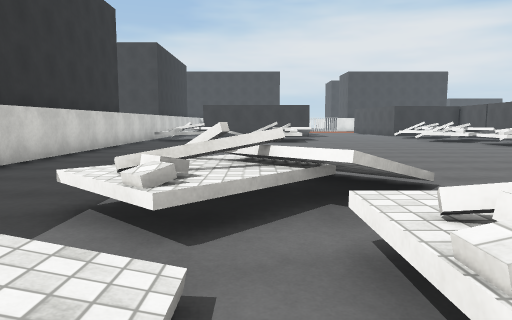
View 1 (above)

19 first-person views from a walk through a Unity game level. The camera is 1.5 m above the floor, tilts 6° down and sees 70° across. The floor is counted in squares, 2 m on a side. Each view is taken from the middle of a square. On the plan, view 1 faces up. The plan holds only what a view shows up to about 11 squares ahead; the rest is blank. The place goes on beyond the plan. Some animated figures are left out. Some surface patterns are stand-ins.

View 2
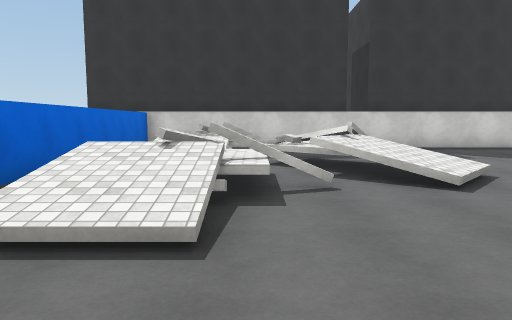

View 3
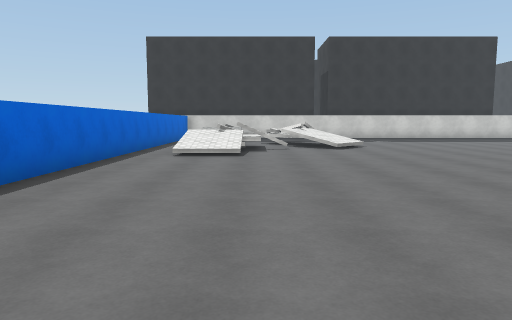

View 4
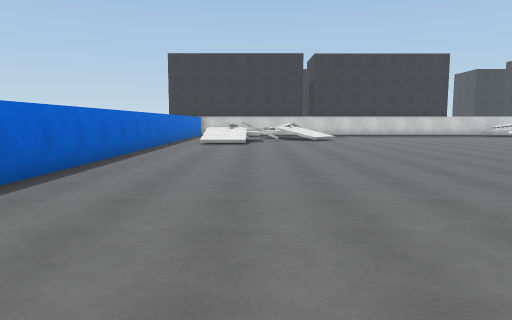

View 5
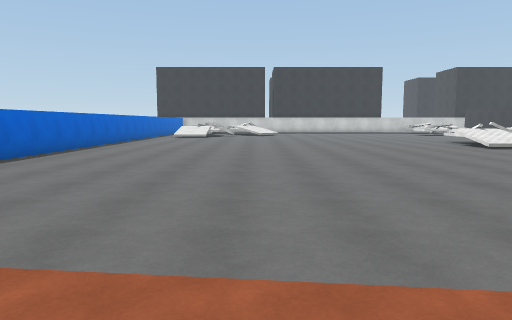

View 6
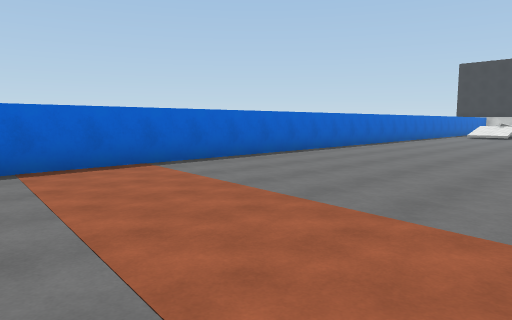

View 7
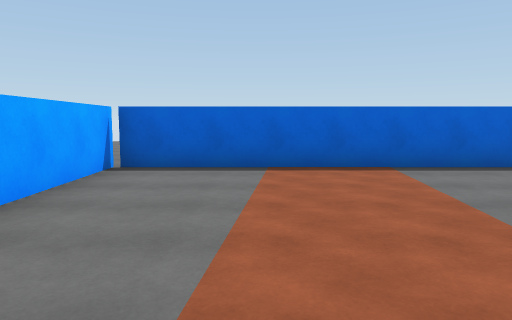

View 8
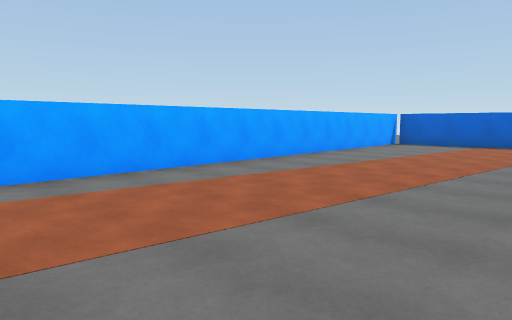

View 9
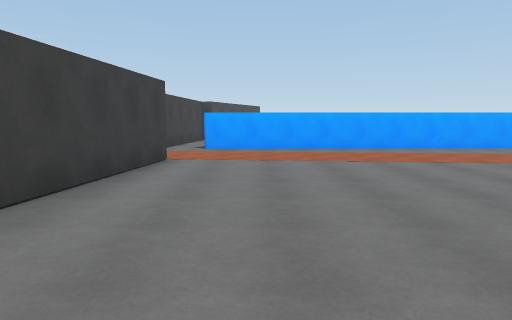

View 10
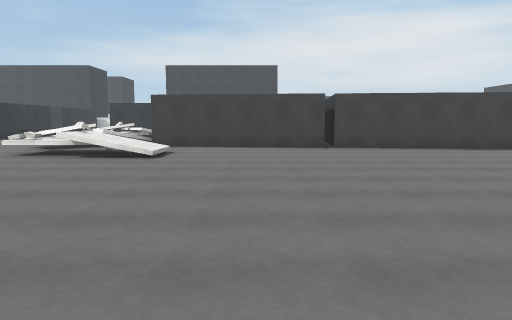

View 11
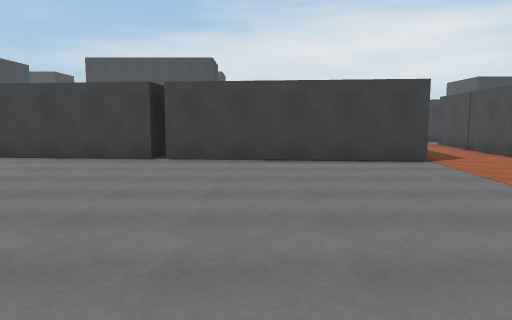

View 12
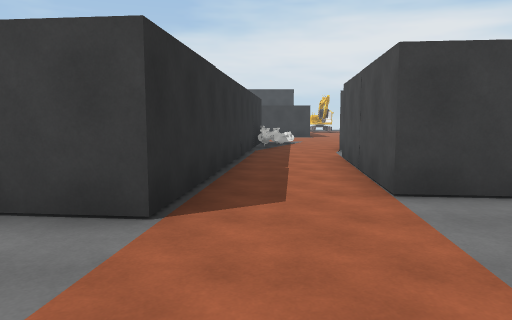

View 13
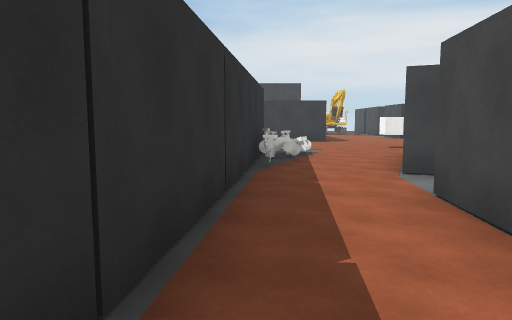

View 14
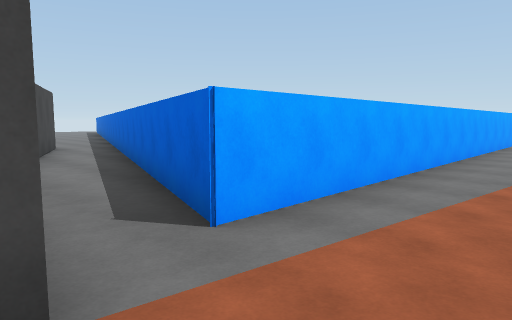

View 15
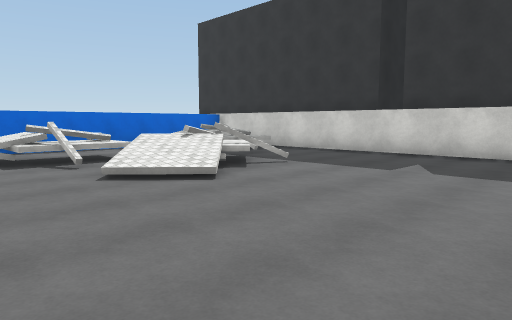

View 16
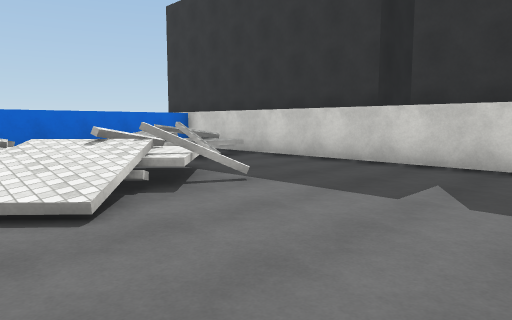

View 17
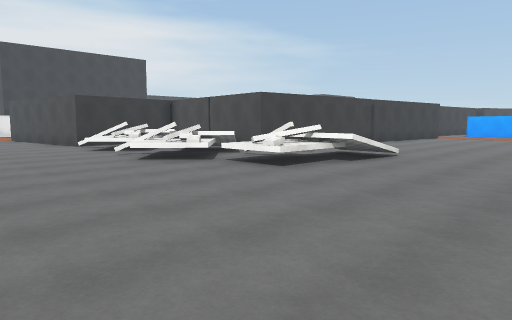

View 18
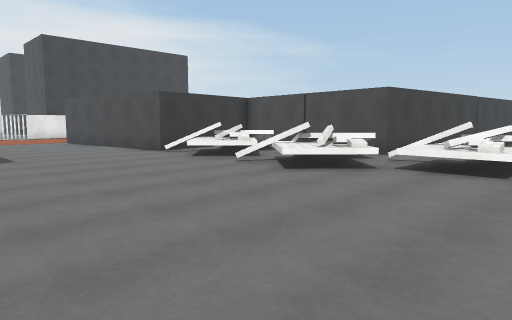

View 19
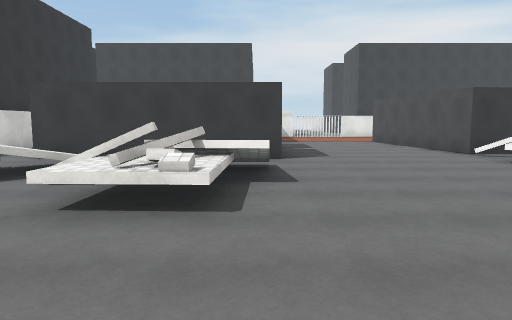

### Floor plan
Key: @ floor where view 1 was taken; # wall or solid block; x gap in a wall; . floor; / step, stairs or slope; = window, fence, low wall or low ledge; B block; C cube; O other object.
Columns run from 5 left of view 1 to 25 right of it. Each row starts with its distance up from view 1.
 25                             ..C
 24                            ....
 23                           #O...
 22          ..                O..
 21         ....#             O..
 20 #       ....#             O..
 19 #       ....###          #...#
 18   .#####.....#=          #...
 17   ..   .....==##         #..#
 16    =/  /....O=##         #..#
 15    #= //....==##         #..#
 14     .=/.....=##########  #..##
 13      /B.....==#.......####.....
 12      ........===/...........###
 11 #..   .......==//...........# #
 10 #..    .....................#
  9 #..   ......................#
  8 #...........................#
  7 #...........................#
  6 #...........................#
  5 #...../.....................#
  4 #...=///....................#
  3 #...==#/....................#
  2 #.==B.x=....................#
  1 #.=//.==//..................#
  0 #   /@.///..................#
 -1  ############################

Positions as (right, up) in squares from view 1, and headings:
1: (0, 0), facing up
2: (6, 2), facing left
3: (12, 2), facing left
4: (16, 2), facing left
5: (21, 4), facing left
6: (22, 5), facing down-left
7: (21, 5), facing down
8: (18, 11), facing down-right
9: (13, 11), facing right
10: (13, 3), facing up
11: (17, 6), facing up
12: (21, 10), facing up
13: (21, 14), facing up
14: (21, 14), facing down-right
15: (4, 9), facing down-left
16: (2, 8), facing down-left
17: (3, 7), facing up-right
18: (2, 10), facing up-right
19: (2, 10), facing up
